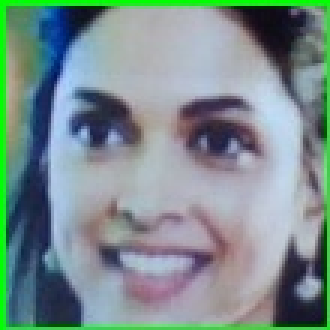
#> input picture data1/user.1.113.jpg, 110 x 110 px (shown 3 times larger); its folder holds 4 pictures in this run
$ python classifier1.py
#> lines starting #> are read from the running program, lines starting #| are printed output that depends on the picture
import numpy as np
from PIL import Image
import os,cv2

def train_classifier(data1_dir):
#> called with data1_dir = 'data1'
    path = [os.path.join(data1_dir, f)for f in os.listdir(data1_dir)]
    faces = []
    ids = []

    for image in path:
        img = Image.open(image).convert('L')
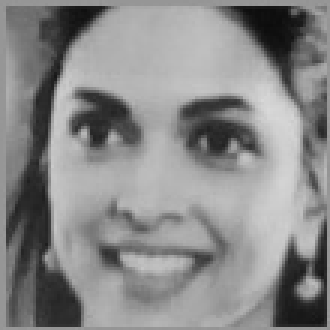
#> img: PIL image 110x110 L (shown 3 times larger); min 12, max 217, mean 136.8
        imageNp = np.array(img,'uint8')
        id = int(os.path.split(image)[1].split(".")[1])

        faces.append(imageNp)
        ids.append(id)
#> pass 2 of the loop in train_classifier, `for image in path:`:
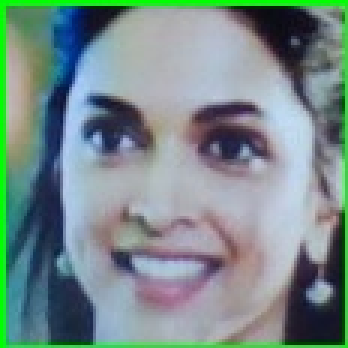
#> input picture data1/user.1.116.jpg, 116 x 116 px (shown 3 times larger)
#> in train_classifier, `img = Image.open(image).convert('L')`:
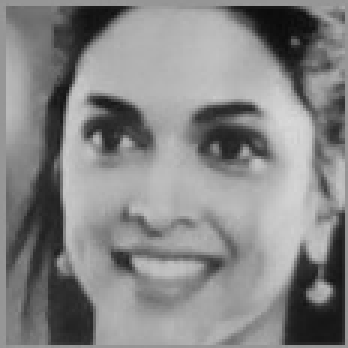
#> img: PIL image 116x116 L (shown 3 times larger); min 10, max 218, mean 133.9
#> pass 3 of the loop in train_classifier, `for image in path:`:
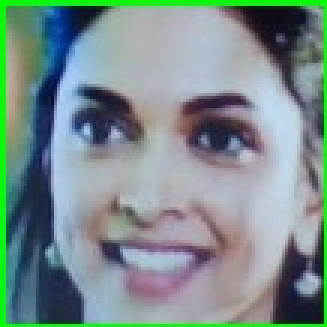
#> input picture data1/user.1.126.jpg, 109 x 109 px (shown 3 times larger)
#> in train_classifier, `img = Image.open(image).convert('L')`:
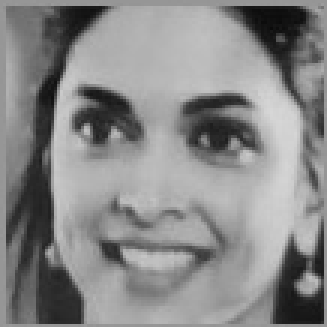
#> img: PIL image 109x109 L (shown 3 times larger); min 10, max 215, mean 136.2
#> the loop made 4 passes; the first 3 are shown

    ids = np.array(ids)

    clf = cv2.face.LBPHFaceRecognizer_create()
    clf.train(faces,ids)
    clf.write("classifier1.yml")

train_classifier("data1")
